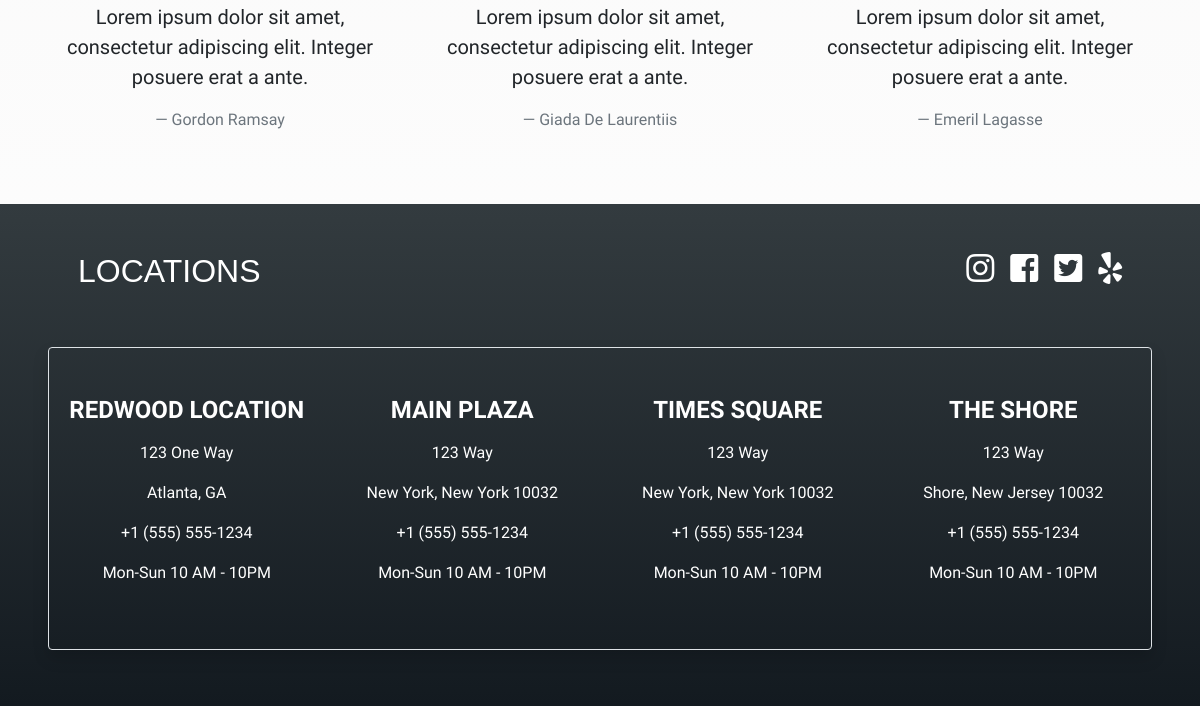
Before: / (lower part) with the older database file.
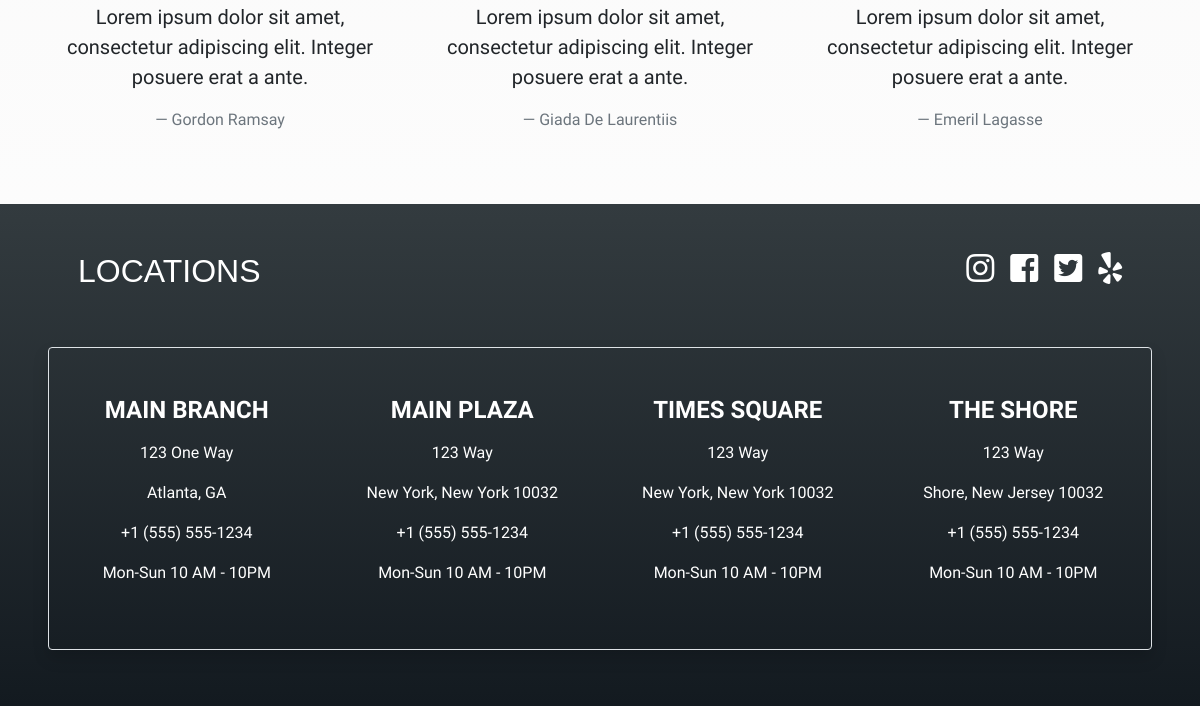
After: the same page with the newer database file.
### adminPanel/models.py (models this page shows)
class Location(models.Model):
    location_name = models.CharField(max_length=255)
    address1 = models.CharField(max_length=255)
    address2 = models.CharField(max_length=255, blank=True)
    city = models.CharField(max_length=255)
    state = models.CharField(max_length=100)
    county = models.CharField(max_length=100, blank=True)
    country = models.CharField(max_length=255, blank=True)
    phone = models.CharField(max_length=50, blank=True)
    post_code = models.CharField(max_length=50, blank=True)
    is_restaurant = models.BooleanField()
    created_at = models.DateTimeField(auto_now_add=True)
    updated_at = models.DateTimeField(auto_now=True)
    objects = LocationManager()

### menuDisplay/views.py (the view)
# urls.py: path('', views.index, name='index'),
def index(request):
    context = {
        'categories': Category.objects.all(),
        'locations': Location.objects.all(),
    }
    return render(request, 'home.html', context)

### menuDisplay/templates/home.html (shortened to what this page needs)
<!DOCTYPE html>
    <html lang="en">
        <head>
            {% load static %}
            {% load bootstrap4 %}
            <link rel="stylesheet" href="{% static 'css/app.css' %}">
            <link rel="stylesheet" href="https://use.fontawesome.com/releases/v5.0.13/css/all.css">
        </head>
        <body>
            <div id="quotes">
                <div class="container text-center my-5">
                    <div class="row">
                        <div class="col-md-4 my-2">
                            <blockquote class="blockquote">
                                <p>Lorem ipsum dolor sit amet, consectetur adipiscing
                                    elit. Integer posuere erat a ante.</p>
                                    <footer class="blockquote-footer">Gordon Ramsay</footer>
                            </blockquote>
                        </div>
                        <div class="col-md-4 my-2">
                            <blockquote class="blockquote">
                                <p>Lorem ipsum dolor sit amet, consectetur adipiscing
                                    elit. Integer posuere erat a ante.</p>
                                    <footer class="blockquote-footer">Giada De Laurentiis</footer>
                            </blockquote>
                        </div>
                        <div class="col-md-4 my-2">
                            <blockquote class="blockquote">
                                <p>Lorem ipsum dolor sit amet, consectetur adipiscing
                                    elit. Integer posuere erat a ante.</p>
                                <footer class="blockquote-footer">Emeril Lagasse</footer>
                            </blockquote>
                        </div>
                    </div>
                </div>
            </div>
            <div id="footer" class="p-5">
                <div class="container">
                    <div class="container d-none d-sm-flex">
                        <h2 class="text-white mb-5">LOCATIONS</h2>
                        <i class="ml-auto text-white fa-2x fab fa-instagram"></i>
                        <i class="ml-3 text-white fa-2x fab fa-facebook-square"></i>
                        <i class="ml-3 text-white fa-2x fab fa-twitter-square"></i>
                        <i class="ml-3 text-white fa-2x fab fa-yelp"></i>
                    </div>
                    <div class="row my-2 border rounded pt-5 shadow">
                        {% for location in locations %}
                        <div class="col-sm-6 col-lg-3 text-white text-center mb-5">
                            <h4 class="text-uppercase font-weight-bold mb-3">{{ location.location_name }}</h4>
                            <p>{{ location.address1 }}</p>
                            <p>{{ location.city }}, {{ location.state }} {{ location.post_code }}</p>
                            <p>{{ location.phone }}</p>
                            <p>Mon-Sun 10 AM - 10PM</p>
                        </div>
                        {% endfor %}
                    </div>
                </div>
            </div>
        </body>
    </html>

Changed rows visible on the page:
removed Location: location_name "REDWOOD LOCATION", address1 "123 One Way", city "Atlanta", state "GA", phone "+1 (555) 555-1234"
added Location: location_name "MAIN BRANCH", address1 "123 One Way", city "Atlanta", state "GA", phone "+1 (555) 555-1234"
